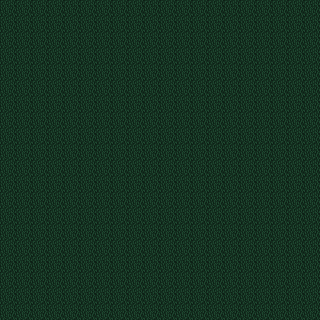

The image is a tile-based game level rendered from a .tmx file. Its description and complete source (layers, tilesets, objects, tile grids) follow:
An orthogonal 20x20 tile map with 16x16 px tiles, 1 tile layer (Tile Layer 1).

<map version="1.0" orientation="orthogonal" width="20" height="20" tilewidth="16" tileheight="16">
 <tileset firstgid="1" name="graveyard" tilewidth="16" tileheight="16">
  <image source="graveyardTileset.png" trans="ff00ff" width="256" height="256" />
 </tileset>
 <layer name="Tile Layer 1" width="20" height="20">
  <data encoding="csv">
8,8,8,8,8,8,8,8,8,8,8,8,8,8,8,8,8,8,8,8,
8,8,8,8,8,8,8,8,8,8,8,8,8,8,8,8,8,8,8,8,
8,8,8,8,8,8,8,8,8,8,8,8,8,8,8,8,8,8,8,8,
8,8,8,8,8,8,8,8,8,8,8,8,8,8,8,8,8,8,8,8,
8,8,8,8,8,8,8,8,8,8,8,8,8,8,8,8,8,8,8,8,
8,8,8,8,8,8,8,8,8,8,8,8,8,8,8,8,8,8,8,8,
8,8,8,8,8,8,8,8,8,8,8,8,8,8,8,8,8,8,8,8,
8,8,8,8,8,8,8,8,8,8,8,8,8,8,8,8,8,8,8,8,
8,8,8,8,8,8,8,8,8,8,8,8,8,8,8,8,8,8,8,8,
8,8,8,8,8,8,8,8,8,8,8,8,8,8,8,8,8,8,8,8,
8,8,8,8,8,8,8,8,8,8,8,8,8,8,8,8,8,8,8,8,
8,8,8,8,8,8,8,8,8,8,8,8,8,8,8,8,8,8,8,8,
8,8,8,8,8,8,8,8,8,8,8,8,8,8,8,8,8,8,8,8,
8,8,8,8,8,8,8,8,8,8,8,8,8,8,8,8,8,8,8,8,
8,8,8,8,8,8,8,8,8,8,8,8,8,8,8,8,8,8,8,8,
8,8,8,8,8,8,8,8,8,8,8,8,8,8,8,8,8,8,8,8,
8,8,8,8,8,8,8,8,8,8,8,8,8,8,8,8,8,8,8,8,
8,8,8,8,8,8,8,8,8,8,8,8,8,8,8,8,8,8,8,8,
8,8,8,8,8,8,8,8,8,8,8,8,8,8,8,8,8,8,8,8,
8,8,8,8,8,8,8,8,8,8,8,8,8,8,8,8,8,8,8,8
</data>
 </layer>
</map>